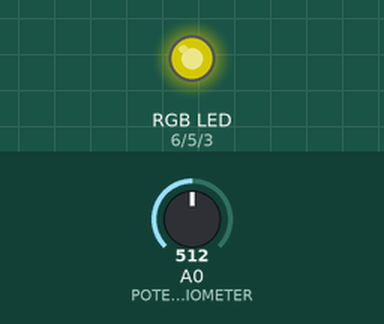
Bench run of a sketch on a simulated Arduino Uno, built with avr-gcc and run on an emulated ATmega328P. Shown: an RGB LED mixed from three pins (HIGH = lit). The test bench sets the inputs (shaded band); at power-on: A0 (POTENTIOMETER) = 512. Dim RGB values are drawn brighter than linear.

Above: at 1.26 s.
1.3 s: A0 (POTENTIOMETER) set to 122
4.3 s: A0 (POTENTIOMETER) set to 0
At 5.0 s:
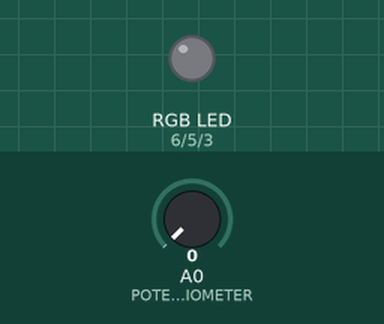
5.8 s: A0 (POTENTIOMETER) set to 3
7.3 s: A0 (POTENTIOMETER) set to 6
At 9.6 s:
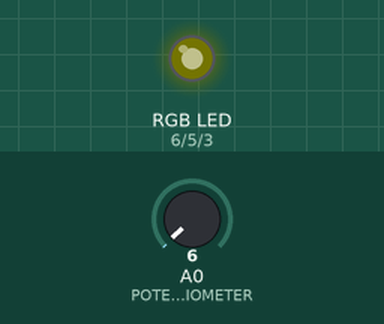
10.3 s: A0 (POTENTIOMETER) set to 265
At 10.85 s:
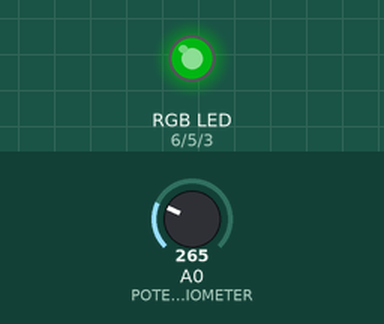
Timing chart, 0 to 17.3 s (numbered marks = the images above; inputs shaded):
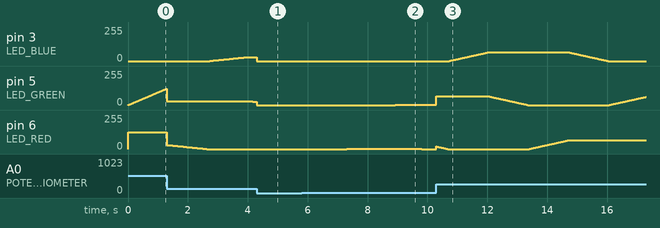

Measured:
- after the input at 4.3 s, pin 3 (LED_BLUE): 30/255 → 0/255 at once; pin 6 (LED_RED): stays 0/255 (without the input it goes to 1/255 after 1.1 s)
- after the input at 5.8 s, every drawn part: stays the same
- after the input at 7.3 s, pin 5 (LED_GREEN): 0/255 → 1/255 after 1.6 s; pin 6 (LED_RED): 0/255 → 1/255 at once, → 0/255 2.5 s later

The sketch:

l02_z03_v2.ino
```cpp
#define LED_RED   6
#define LED_GREEN 5
#define LED_BLUE  3
#define POTENTIOMETER A0

const int fadeDelay = 5;

int redValue = 255;
int greenValue = 0;
int blueValue = 0;

void setup() {
  pinMode(LED_RED, OUTPUT);
  pinMode(LED_GREEN, OUTPUT);
  pinMode(LED_BLUE, OUTPUT);
  pinMode(POTENTIOMETER, INPUT);
}

void setColor(float brightness) {
  analogWrite(LED_RED,   redValue   * brightness);
  analogWrite(LED_GREEN, greenValue * brightness);
  analogWrite(LED_BLUE,  blueValue  * brightness);
}

// direction = +1 rozjaśnianie, -1 ściemnianie
void fadeChannel(int &channelValue, int direction, float brightness) {
  for (int i = channelValue; i <= 255 && i >= 0; i += direction) {
    int potValue = analogRead(POTENTIOMETER);
    brightness = potValue / 1023.0;
    channelValue = i;
    setColor(brightness);
    delay(fadeDelay);
  }
}

void loop() {
  int potValue = analogRead(POTENTIOMETER);
  float brightness = potValue / 1023.0;

  fadeChannel(greenValue, +1, brightness);

  fadeChannel(redValue, -1, brightness);

  fadeChannel(blueValue, +1, brightness);

  fadeChannel(greenValue, -1, brightness);

  fadeChannel(redValue, +1, brightness);

  fadeChannel(blueValue, -1, brightness);
}
```
